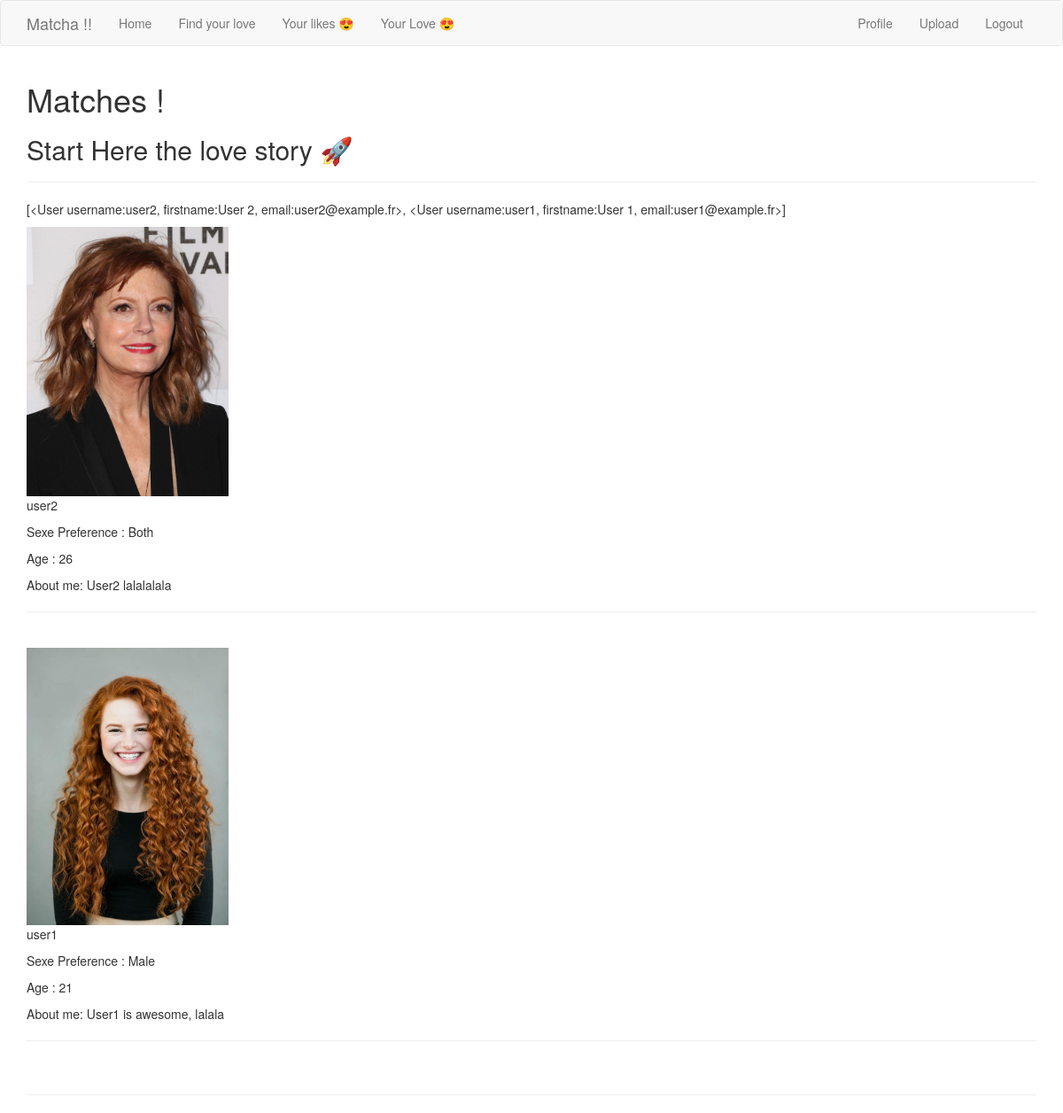
The page /matches/ (signed in) on the database its author committed.
### app/models.py (models this page shows, shortened)
class User(UserMixin, db.Model):
    id = db.Column(db.Integer, primary_key=True)
    username = db.Column(db.String(64), index=True, unique=True)
    firstname = db.Column(db.String(64), index=True)
    email = db.Column(db.String(120), index=True, unique=True)
    password_hash = db.Column(db.String(128))
    age = db.Column(db.Integer, index=True)
    sexpref = db.Column(db.String(64), index=True)
    fame = db.Column(db.Integer, index=True)
    bio = db.Column(db.String(256), index=True)
    last_seen = db.Column(db.DateTime, default=datetime.utcnow)
    liked = db.relationship(
        'User', secondary=likes,
        primaryjoin=(likes.c.likes_id == id),
        secondaryjoin=(likes.c.liked_id == id),
        backref=db.backref('likes', lazy='dynamic'),lazy='dynamic'
    )
    def profile_pic(self):
        path = os.path.join(os.getenv('PATH_IMAGE', '/static/images') , self.username, 'profile_pic/')
        pic = os.listdir('app' + path)
        if not pic:
            return(os.path.join(os.getenv('PATH_IMAGE', '/static/images/'),'default_prof_pic', 'profile_empty.jpeg'))
        return(path + pic[0])
    def your_likes(self):
        return User.query.join(likes, (likes.c.liked_id == User.id)).filter(likes.c.likes_id == self.id).all()
    def __repr__(self):
        return '<User username:{}, firstname:{}, email:{}>'.format(self.username, self.firstname, self.email)

### app/routes.py (the view)
@app.route('/matches/')
@login_required
def matches_page():
    profiles_matches = current_user.your_likes()
    print("====>  ***profiles_matches {}".format(profiles_matches))
    return render_template('matches_page.html', title='Matches', profiles_matches=profiles_matches)

### app/models.py (called while the page is built)
@login.user_loader
def load_user(id):
    return User.query.get(int(id))

### app/routes.py (called while the page is built)
@app.before_request
def before_request():
    if current_user.is_authenticated:
        current_user.last_seen = datetime.utcnow()
        db.session.commit()

### app/templates/matches_page.html
{% extends "base.html" %}
{% block app_content %}
    <h1>Matches !</h1>
    <h2>Start Here the love story 🚀</h2>
    <hr>
    <p>{{ profiles_matches }}</p>
    {% for profile in profiles_matches %}
        {% include '_sumup.html' %}
    {% endfor %}
    <hr>
{% endblock %}

### app/templates/_sumup.html
{% if  profile.profile_pic()%}<img src={{profile.profile_pic()}} alt="Profile Picture" style="width:20%">{% endif %}
<p>{{profile.username}}</p>
{% if profile.sexpref %} <p>Sexe Preference : {{profile.sexpref}}</p>{% endif %}
{% if profile.age %} <p>Age : {{profile.age}}</p>{% endif %}
{% if profile.bio %} <p>About me: {{profile.bio}}</p>{% endif %}
<hr>
<br>

### rows shown on the page
User: username+firstname+email "[<User username:user2, firstname:User 2, email:user2@example.fr>, <User username:user1, firstname:User 1, email:user1@example.fr>]", profile_pic (picture), username "user2", sexpref "Both", age "26", bio "User2 lalalalala"
User: profile_pic (picture), username "user1", sexpref "Male", age "21", bio "User1 is awesome, lalala"
